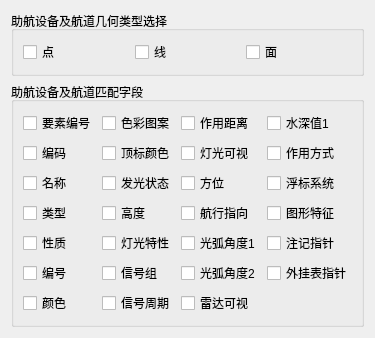
           <widget class="QWidget" name="tab_Layer_N">
            <attribute name="title">
             <string>助航设备及航道</string>
            </attribute>
            <layout class="QGridLayout" name="gridLayout_45">
             <item row="0" column="0">
              <widget class="QGroupBox" name="groupBox_N_GeoType">
               <property name="title">
                <string>助航设备及航道几何类型选择</string>
               </property>
               <layout class="QGridLayout" name="gridLayout_35">
                <item row="0" column="0">
                 <widget class="QCheckBox" name="checkBox_Point_N">
                  <property name="text">
                   <string>点</string>
                  </property>
                 </widget>
                </item>
                <item row="0" column="1">
                 <widget class="QCheckBox" name="checkBox_Line_N">
                  <property name="text">
                   <string>线</string>
                  </property>
                 </widget>
                </item>
                <item row="0" column="2">
                 <widget class="QCheckBox" name="checkBox_Polygon_N">
                  <property name="text">
                   <string>面</string>
                  </property>
                 </widget>
                </item>
               </layout>
              </widget>
             </item>
             <item row="1" column="0">
              <widget class="QGroupBox" name="groupBox_N">
               <property name="minimumSize">
                <size>
                 <width>0</width>
                 <height>0</height>
                </size>
               </property>
               <property name="title">
                <string>助航设备及航道匹配字段</string>
               </property>
               <layout class="QGridLayout" name="gridLayout_20">
                <item row="0" column="0">
                 <widget class="QCheckBox" name="checkBox_YaoSuBianHao_N">
                  <property name="text">
                   <string>要素编号</string>
                  </property>
                 </widget>
                </item>
                <item row="0" column="1">
                 <widget class="QCheckBox" name="checkBox_SeCaiTuAn_N">
                  <property name="text">
                   <string>色彩图案</string>
                  </property>
                 </widget>
                </item>
                <item row="0" column="2">
                 <widget class="QCheckBox" name="checkBox_ZuoYongJuLi_N">
                  <property name="text">
                   <string>作用距离</string>
                  </property>
                 </widget>
                </item>
                <item row="0" column="3">
                 <widget class="QCheckBox" name="checkBox_ShuiShenZhi1_N">
                  <property name="text">
                   <string>水深值1</string>
                  </property>
                 </widget>
                </item>
                <item row="1" column="0">
                 <widget class="QCheckBox" name="checkBox_BianMa_N">
                  <property name="text">
                   <string>编码</string>
                  </property>
                 </widget>
                </item>
                <item row="1" column="1">
                 <widget class="QCheckBox" name="checkBox_DingBiaoYanSe_N">
                  <property name="text">
                   <string>顶标颜色</string>
                  </property>
                 </widget>
                </item>
                <item row="1" column="2">
                 <widget class="QCheckBox" name="checkBox_DengGuangKeShi_N">
                  <property name="text">
                   <string>灯光可视</string>
                  </property>
                 </widget>
                </item>
                <item row="1" column="3">
                 <widget class="QCheckBox" name="checkBox_ZuoYongFangShi_N">
                  <property name="text">
                   <string>作用方式</string>
                  </property>
                 </widget>
                </item>
                <item row="2" column="0">
                 <widget class="QCheckBox" name="checkBox_MingCheng_N">
                  <property name="text">
                   <string>名称</string>
                  </property>
                 </widget>
                </item>
                <item row="2" column="1">
                 <widget class="QCheckBox" name="checkBox_FaGuangZhuangTai_N">
                  <property name="text">
                   <string>发光状态</string>
                  </property>
                 </widget>
                </item>
                <item row="2" column="2">
                 <widget class="QCheckBox" name="checkBox_FangWei_N">
                  <property name="text">
                   <string>方位</string>
                  </property>
                 </widget>
                </item>
                <item row="2" column="3">
                 <widget class="QCheckBox" name="checkBox_FuBiaoXiTong_N">
                  <property name="text">
                   <string>浮标系统</string>
                  </property>
                 </widget>
                </item>
                <item row="3" column="0">
                 <widget class="QCheckBox" name="checkBox_LeiXing_N">
                  <property name="text">
                   <string>类型</string>
                  </property>
                 </widget>
                </item>
                <item row="3" column="1">
                 <widget class="QCheckBox" name="checkBox_GaoDu_N">
                  <property name="text">
                   <string>高度</string>
                  </property>
                 </widget>
                </item>
                <item row="3" column="2">
                 <widget class="QCheckBox" name="checkBox_HangXingZhiXiang_N">
                  <property name="text">
                   <string>航行指向</string>
                  </property>
                 </widget>
                </item>
                <item row="3" column="3">
                 <widget class="QCheckBox" name="checkBox_TuXingTeZheng_N">
                  <property name="text">
                   <string>图形特征</string>
                  </property>
                 </widget>
                </item>
                <item row="4" column="0">
                 <widget class="QCheckBox" name="checkBox_XingZhi_N">
                  <property name="text">
                   <string>性质</string>
                  </property>
                 </widget>
                </item>
                <item row="4" column="1">
                 <widget class="QCheckBox" name="checkBox_DengGuangTeXing_N">
                  <property name="text">
                   <string>灯光特性</string>
                  </property>
                 </widget>
                </item>
                <item row="4" column="2">
                 <widget class="QCheckBox" name="checkBox_GuangHuJiaoDu1_N">
                  <property name="text">
                   <string>光弧角度1</string>
                  </property>
                 </widget>
                </item>
                <item row="4" column="3">
                 <widget class="QCheckBox" name="checkBox_ZhuJiZhiZhen_N">
                  <property name="text">
                   <string>注记指针</string>
                  </property>
                 </widget>
                </item>
                <item row="5" column="0">
                 <widget class="QCheckBox" name="checkBox_BianHao_N">
                  <property name="text">
                   <string>编号</string>
                  </property>
                 </widget>
                </item>
                <item row="5" column="1">
                 <widget class="QCheckBox" name="checkBox_XinHaoZu_N">
                  <property name="text">
                   <string>信号组</string>
                  </property>
                 </widget>
                </item>
                <item row="5" column="2">
                 <widget class="QCheckBox" name="checkBox_GuangHuJiaoDu2_N">
                  <property name="text">
                   <string>光弧角度2</string>
                  </property>
                 </widget>
                </item>
                <item row="5" column="3">
                 <widget class="QCheckBox" name="checkBox_WaiGuaBiaoZhiZhen_N">
                  <property name="text">
                   <string>外挂表指针</string>
                  </property>
                 </widget>
                </item>
                <item row="6" column="0">
                 <widget class="QCheckBox" name="checkBox_YanSe_N">
                  <property name="text">
                   <string>颜色</string>
                  </property>
                 </widget>
                </item>
                <item row="6" column="1">
                 <widget class="QCheckBox" name="checkBox_XinHaoZhouQi_N">
                  <property name="text">
                   <string>信号周期</string>
                  </property>
                 </widget>
                </item>
                <item row="6" column="2">
                 <widget class="QCheckBox" name="checkBox_LeiDaKeShi_N">
                  <property name="text">
                   <string>雷达可视</string>
                  </property>
                 </widget>
                </item>
               </layout>
              </widget>
             </item>
            </layout>
           </widget>
